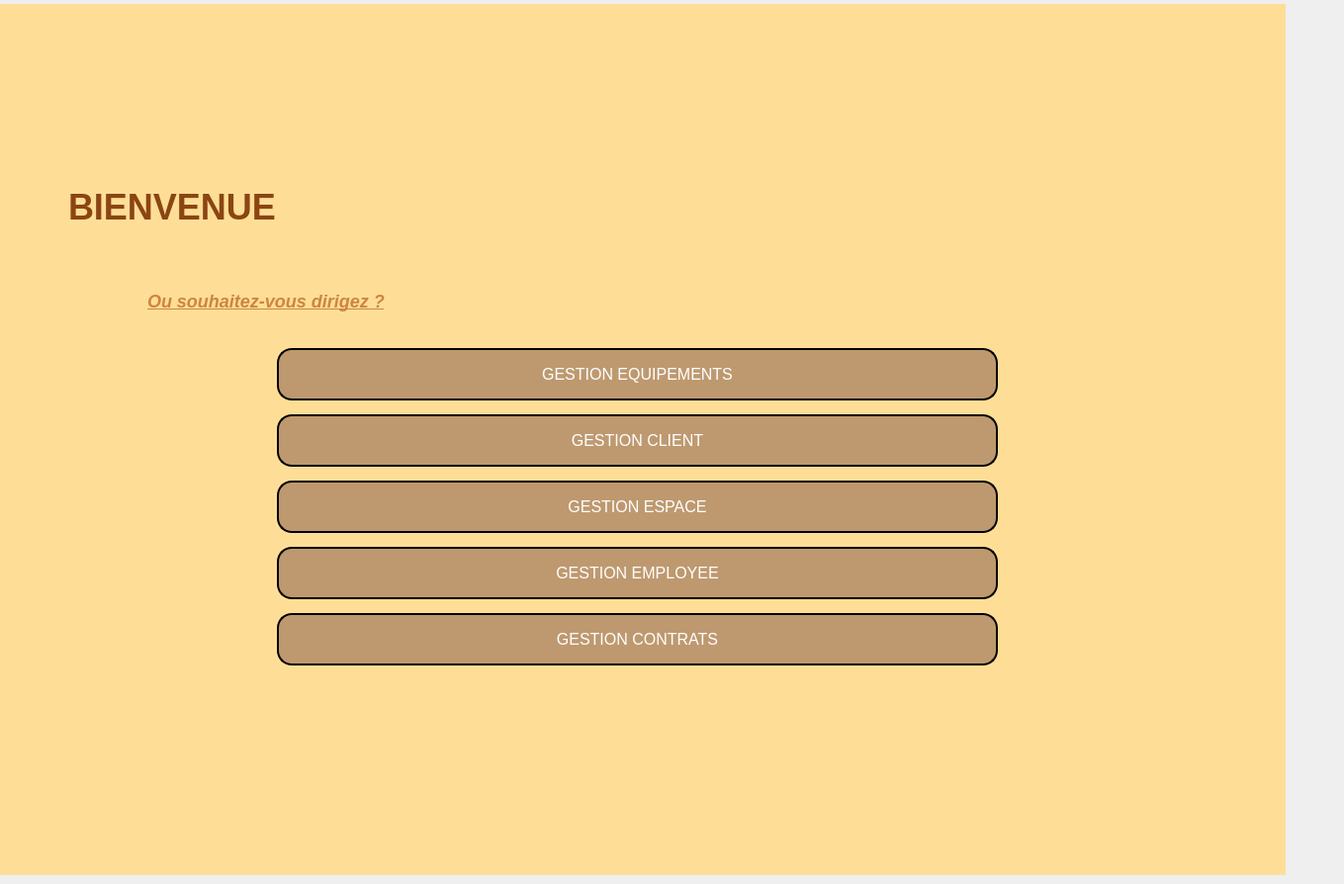
    <widget class="QWidget" name="page_2">
     <widget class="QLabel" name="label_17">
      <property name="geometry">
       <rect>
        <x>69</x>
        <y>174</y>
        <width>291</width>
        <height>71</height>
       </rect>
      </property>
      <property name="font">
       <font>
        <pointsize>-1</pointsize>
        <weight>75</weight>
        <italic>false</italic>
        <bold>true</bold>
       </font>
      </property>
      <property name="styleSheet">
       <string notr="true">#label_17 {
    font-size: 36px; /* Adjust font size as needed */
    font-weight: bold; /* Make the text bold */
    color: #8b4513; /* Saddle brown color */
    text-shadow: 2px 2px 4px rgba(0, 0, 0, 0.3); /* Add a subtle shadow effect */
}
</string>
      </property>
      <property name="text">
       <string>BIENVENUE </string>
      </property>
     </widget>
     <widget class="QPushButton" name="pushButton_voyage">
      <property name="geometry">
       <rect>
        <x>280</x>
        <y>620</y>
        <width>729</width>
        <height>53</height>
       </rect>
      </property>
      <property name="styleSheet">
       <string notr="true">QPushButton {
    font-size: 12pt; /* Larger font size */
    border: 2px solid #000000; /* Black border */
    border-radius: 15px; /* Rounded corners */
    padding: 12px 24px; /* Increased padding for better spacing */
    color: #ffffff; /* White text */
    background-color: #be996f; /* Gold background */
}

QPushButton:hover {
    background-color: #8b5f3d; /* Darker gold on hover */
}

QPushButton:pressed {
    background-color: #9e4b0f; /* Darker gold when pressed */
}
</string>
      </property>
      <property name="text">
       <string>GESTION CONTRATS</string>
      </property>
     </widget>
     <widget class="QPushButton" name="pushButton_hot">
      <property name="geometry">
       <rect>
        <x>280</x>
        <y>486</y>
        <width>729</width>
        <height>53</height>
       </rect>
      </property>
      <property name="styleSheet">
       <string notr="true">QPushButton {
    font-size: 12pt; /* Larger font size */
    border: 2px solid #000000; /* Black border */
    border-radius: 15px; /* Rounded corners */
    padding: 12px 24px; /* Increased padding for better spacing */
    color: #ffffff; /* White text */
    background-color: #be996f; /* Gold background */
}

QPushButton:hover {
    background-color: #8b5f3d; /* Darker gold on hover */
}

QPushButton:pressed {
    background-color: #9e4b0f; /* Darker gold when pressed */
}
</string>
      </property>
      <property name="text">
       <string>GESTION ESPACE</string>
      </property>
     </widget>
     <widget class="QLabel" name="label_11">
      <property name="geometry">
       <rect>
        <x>149</x>
        <y>284</y>
        <width>281</width>
        <height>41</height>
       </rect>
      </property>
      <property name="font">
       <font>
        <pointsize>-1</pointsize>
        <weight>75</weight>
        <italic>true</italic>
        <bold>true</bold>
        <underline>true</underline>
       </font>
      </property>
      <property name="styleSheet">
       <string notr="true">#label_11 {
    font-size: 18px; /* Adjust font size as needed */
    font-weight: bold; /* Make the text bold */
    color: #cd853f; /* Peru color */
    text-align: center; /* Center align the text */
    text-decoration: underline; /* Add underline */
}
</string>
      </property>
      <property name="text">
       <string>Ou souhaitez-vous dirigez ?</string>
      </property>
     </widget>
     <widget class="QLabel" name="label_16">
      <property name="geometry">
       <rect>
        <x>-1</x>
        <y>4</y>
        <width>1301</width>
        <height>881</height>
       </rect>
      </property>
      <property name="styleSheet">
       <string notr="true">background-color: #fede97;</string>
      </property>
      <property name="text">
       <string/>
      </property>
      <property name="pixmap">
       <pixmap>:/Downloads/pic1.png</pixmap>
      </property>
     </widget>
     <widget class="QLabel" name="label_40">
      <property name="geometry">
       <rect>
        <x>1059</x>
        <y>64</y>
        <width>291</width>
        <height>241</height>
       </rect>
      </property>
      <property name="text">
       <string/>
      </property>
      <property name="pixmap">
       <pixmap>../../../Downloads/projet_emp/Downloads/422871135_3753649611547138_2993912555110327539_n-removebg-preview.png</pixmap>
      </property>
      <property name="scaledContents">
       <bool>true</bool>
      </property>
     </widget>
     <widget class="QPushButton" name="pushButton">
      <property name="geometry">
       <rect>
        <x>280</x>
        <y>553</y>
        <width>729</width>
        <height>53</height>
       </rect>
      </property>
      <property name="styleSheet">
       <string notr="true">QPushButton {
    font-size: 12pt; /* Larger font size */
    border: 2px solid #000000; /* Black border */
    border-radius: 15px; /* Rounded corners */
    padding: 12px 24px; /* Increased padding for better spacing */
    color: #ffffff; /* White text */
    background-color: #be996f; /* Gold background */
}

QPushButton:hover {
    background-color: #8b5f3d; /* Darker gold on hover */
}

QPushButton:pressed {
    background-color: #9e4b0f; /* Darker gold when pressed */
}
</string>
      </property>
      <property name="text">
       <string>GESTION EMPLOYEE</string>
      </property>
     </widget>
     <widget class="QPushButton" name="pushButton_comp">
      <property name="geometry">
       <rect>
        <x>280</x>
        <y>352</y>
        <width>729</width>
        <height>53</height>
       </rect>
      </property>
      <property name="styleSheet">
       <string notr="true">QPushButton {
    font-size: 12pt; /* Larger font size */
    border: 2px solid #000000; /* Black border */
    border-radius: 15px; /* Rounded corners */
    padding: 12px 24px; /* Increased padding for better spacing */
    color: #ffffff; /* White text */
    background-color: #be996f; /* Gold background */
}

QPushButton:hover {
    background-color: #8b5f3d; /* Darker gold on hover */
}

QPushButton:pressed {
    background-color: #9e4b0f; /* Darker gold when pressed */
}
</string>
      </property>
      <property name="text">
       <string>GESTION EQUIPEMENTS</string>
      </property>
     </widget>
     <widget class="QPushButton" name="pushButton_perso">
      <property name="geometry">
       <rect>
        <x>280</x>
        <y>419</y>
        <width>729</width>
        <height>53</height>
       </rect>
      </property>
      <property name="styleSheet">
       <string notr="true">QPushButton {
    font-size: 12pt; /* Larger font size */
    border: 2px solid #000000; /* Black border */
    border-radius: 15px; /* Rounded corners */
    padding: 12px 24px; /* Increased padding for better spacing */
    color: #ffffff; /* White text */
    background-color: #be996f; /* Gold background */
}

QPushButton:hover {
    background-color: #8b5f3d; /* Darker gold on hover */
}

QPushButton:pressed {
    background-color: #9e4b0f; /* Darker gold when pressed */
}
</string>
      </property>
      <property name="text">
       <string>GESTION CLIENT</string>
      </property>
     </widget>
     <zorder>label_16</zorder>
     <zorder>label_17</zorder>
     <zorder>pushButton_voyage</zorder>
     <zorder>pushButton_hot</zorder>
     <zorder>label_11</zorder>
     <zorder>label_40</zorder>
     <zorder>pushButton</zorder>
     <zorder>pushButton_comp</zorder>
     <zorder>pushButton_perso</zorder>
    </widget>
